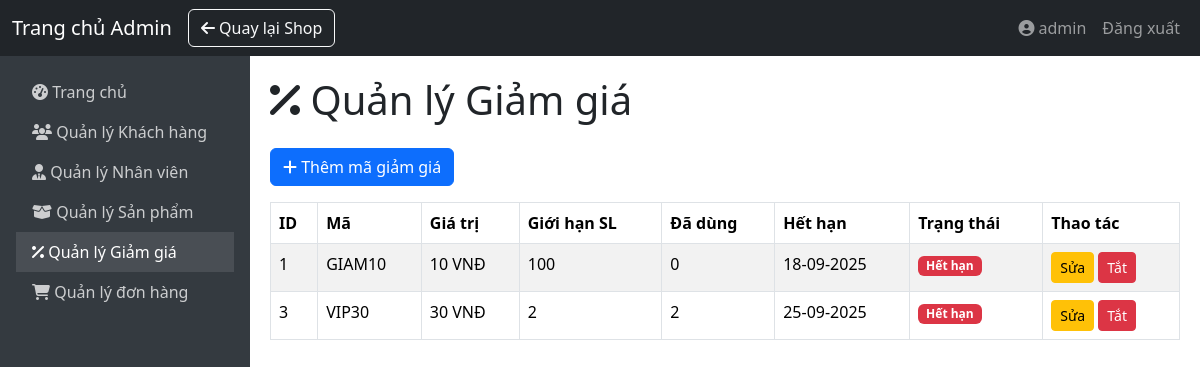
Before: /index.php?action=admin/discounts (signed in) with the older database file.
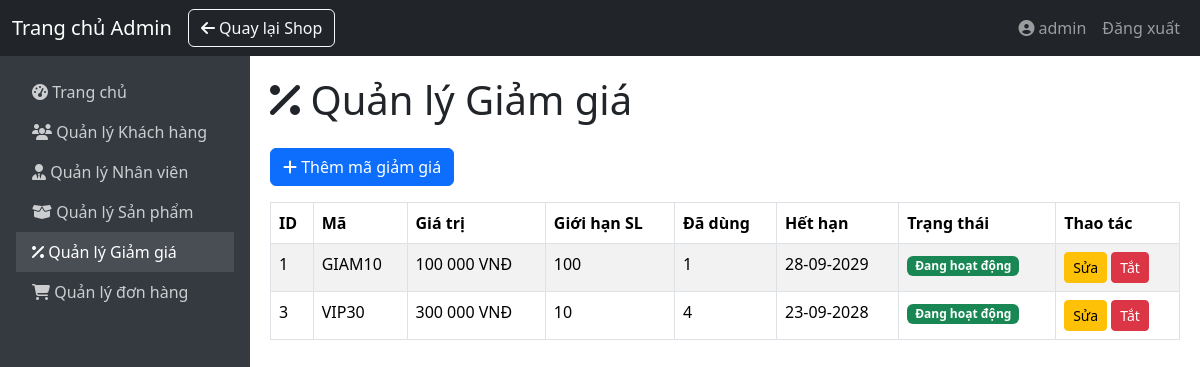
After: the same page with the newer database file.
### tables this page shows
CREATE TABLE `coupons` (
  `id` int(11) NOT NULL,
  `code` varchar(50) NOT NULL,
  `discount_value` decimal(10,2) NOT NULL,
  `expires_at` datetime DEFAULT NULL,
  `usage_limit` int(11) DEFAULT NULL,
  `used_count` int(11) DEFAULT 0,
  `status` tinyint(1) NOT NULL DEFAULT 1
);

### controller/admin/DiscountAdminController.php (called while the page is built, shortened)
<?php
require_once __DIR__ . "/../../model/Coupon.php";
class DiscountAdminController {
    private Coupon $couponModel;
    public function __construct(Coupon $couponModel) {
        $this->couponModel = $couponModel;
    }
    public function getCoupon() {
        $coupons = $this->couponModel->getAll();
        include __DIR__ . "/../../view/admin/discountAdmin.php";
    }
}
?>

### model/Coupon.php (called while the page is built, shortened)
<?php
class Coupon {
    private $pdo;
    public function __construct(PDO $pdo) {
        $this->pdo = $pdo;
    }
    public function getAll(): array {
        $stmt = $this->pdo->prepare("SELECT * FROM coupons");
        $stmt->execute();
        return $stmt->fetchAll(PDO::FETCH_ASSOC);
    }
}
?>

### view/admin/discountAdmin.php (the view, shortened to what this page needs)
<?php
include __DIR__ . "/components/header.php";
include __DIR__ . "/components/navbar.php";
include __DIR__ . "/components/sidebar.php";
function formatValue($value) {
    $value = (float)$value;
    return number_format($value, 0, '', ' ') . ' VNĐ';
}
?>
<div class="main-content">
    <h1 class="mb-4 text-dark"><i class="fa-solid fa-percent"></i> Quản lý Giảm giá</h1>
    <button type="button" class="btn btn-primary mb-3" data-bs-toggle="modal" data-bs-target="#addCouponModal">
        <i class="fa-solid fa-plus"></i> Thêm mã giảm giá
    </button>
    <table class="table table-bordered table-striped">
        <thead>
            <tr>
                <th>ID</th> <th>Mã</th>
                <th>Giá trị</th>
                <th>Giới hạn SL</th>
                <th>Đã dùng</th>
                <th>Hết hạn</th>
                <th>Trạng thái</th>
                <th>Thao tác</th>
            </tr>
        </thead>
        <tbody>
            <?php if (empty($coupons)): ?>
                <tr>
                    <td colspan="8">Chưa có mã giảm giá nào.</td> </tr>
            <?php else: ?>
                <?php foreach ($coupons as $coupon):
                    $currentStat = $coupon['status'] ?? 0;
                    $statusClass = $coupon['status_class'] ?? 'bg-secondary';
                    $statusText = $coupon['status_text'] ?? 'Không rõ';
                ?>
                <tr>
                    <td><?= htmlspecialchars($coupon['id']) ?></td>
                    <td><?= htmlspecialchars($coupon['code']) ?></td>
                    <td><?= formatValue($coupon['discount_value']) ?></td>
                    <td><?= htmlspecialchars($coupon['usage_limit']) ?></td>
                    <td><?= htmlspecialchars($coupon['used_count']) ?></td>
                    <td><?= date('d-m-Y', strtotime($coupon['expires_at'])) ?></td>
                    <td>
                        <span class="badge <?= $statusClass ?>">
                            <?= $statusText ?>
                        </span>
                    </td>
                    <td>
                        <button type="button" class="btn btn-sm btn-warning edit-coupon-btn"
                                data-bs-toggle="modal" data-bs-target="#editCouponModal"
                                data-code="<?= htmlspecialchars($coupon['code']) ?>"
                                data-value="<?= htmlspecialchars($coupon['discount_value']) ?>"
                                data-expires="<?= htmlspecialchars(date('Y-m-d', strtotime($coupon['expires_at']))) ?>"
                                data-limit="<?= htmlspecialchars($coupon['usage_limit']) ?>"
                                data-status="<?= htmlspecialchars($currentStat) ?>">
                            Sửa
                        </button>
                        <form action="index.php?action=admin/discounts/toggleStatus" method="POST" style="display:inline;" onsubmit="return confirm('Bạn có chắc chắn muốn <?= $currentStat == 1 ? 'vô hiệu hóa' : 'kích hoạt' ?> mã này?')">
                            <button type="submit" class="btn btn-sm <?= $currentStat == 1 ? 'btn-danger' : 'btn-success' ?>">
                                <?= $currentStat == 1 ? 'Tắt' : 'Bật' ?>
                            </button>
                        </form>
                    </td>
                </tr>
                <?php endforeach; ?>
            <?php endif; ?>
        </tbody>
    </table>
</div>

Changed rows visible on the page:
changed coupons "GIAM10": discount_value "10 VNĐ" → "100 000 VNĐ"; used_count "0" → "1"; expires_at "18-09-2025" → "28-09-2029"; statusText "Hết hạn" → "Đang hoạt động"
changed coupons "VIP30": discount_value "30 VNĐ" → "300 000 VNĐ"; usage_limit "2" → "10"; used_count "2" → "4"; expires_at "25-09-2025" → "23-09-2028"; statusText "Hết hạn" → "Đang hoạt động"
